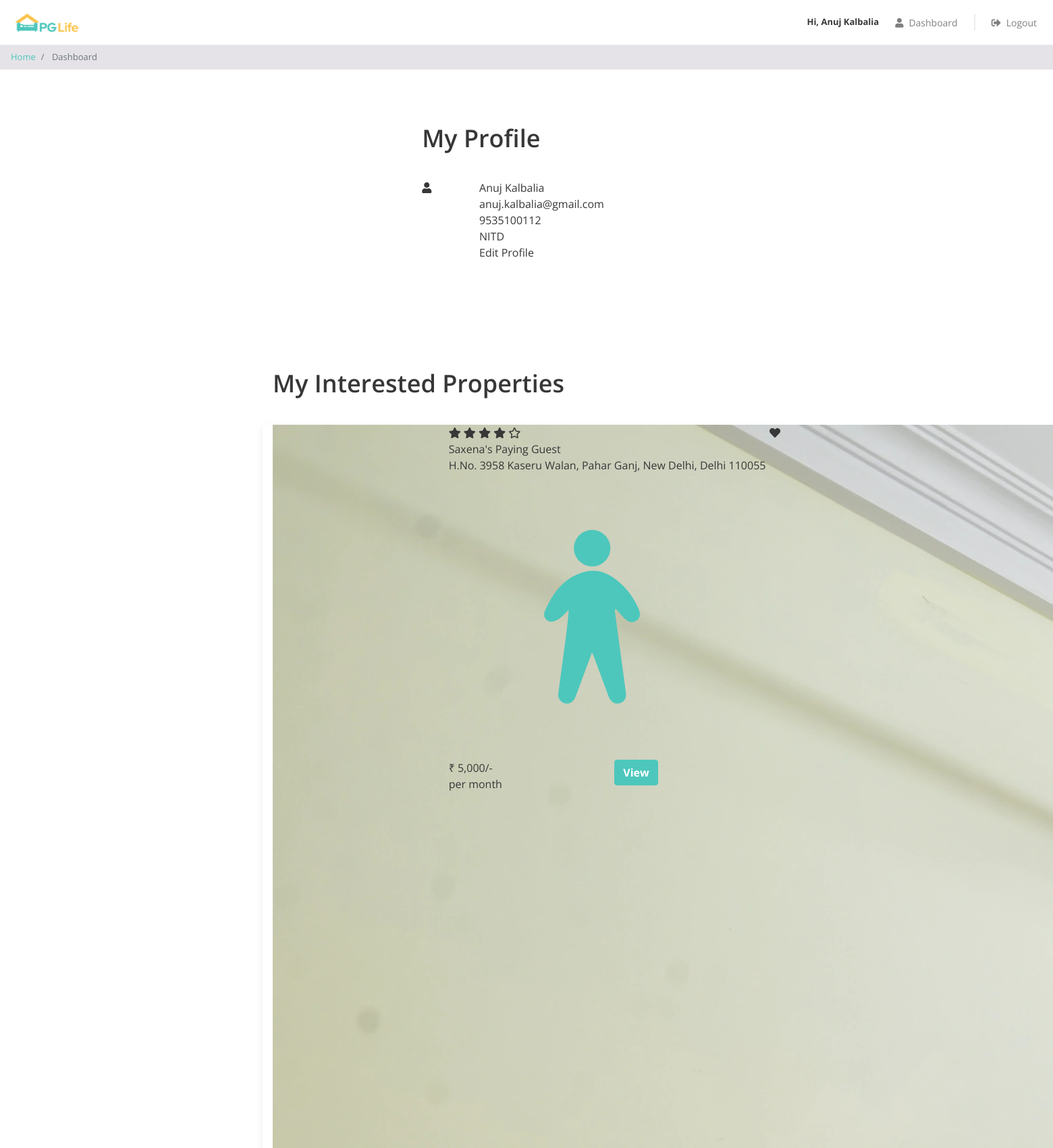
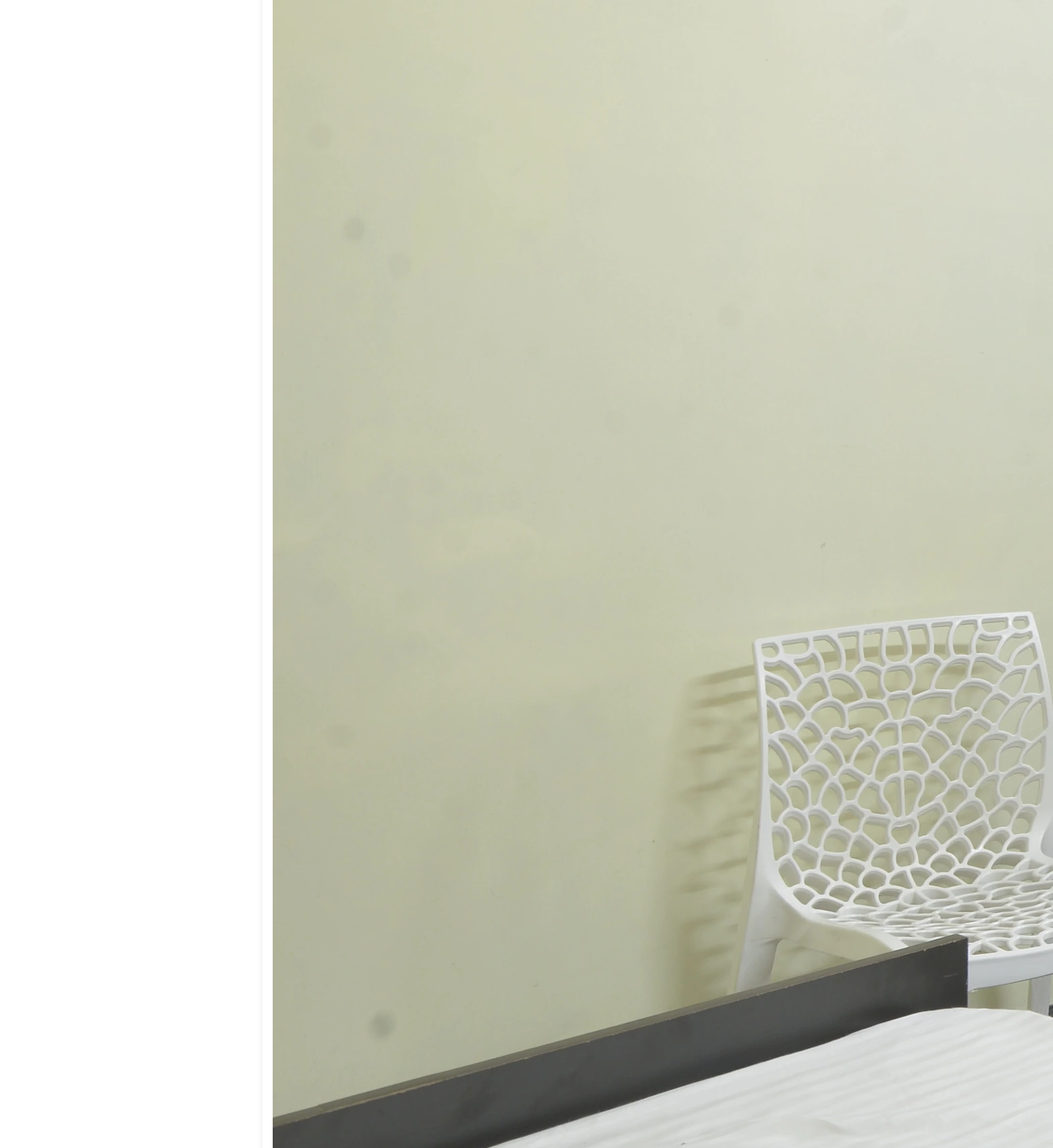
/dashboard.php (signed in, upper part), run on the app's committed database (2 pictures, top to bottom).
### tables this page shows
CREATE TABLE `users` (
  `id` int(11) NOT NULL,
  `email` varchar(100) NOT NULL,
  `password` varchar(100) NOT NULL,
  `full_name` varchar(100) NOT NULL,
  `phone` varchar(20) NOT NULL,
  `gender` enum('male','female') NOT NULL,
  `college_name` varchar(100) NOT NULL
);

CREATE TABLE `interested_users_properties` (
  `id` int(11) NOT NULL,
  `user_id` int(11) NOT NULL,
  `property_id` int(11) NOT NULL
);

CREATE TABLE `properties` (
  `id` int(11) NOT NULL,
  `city_id` int(11) NOT NULL,
  `name` varchar(100) NOT NULL,
  `address` varchar(255) NOT NULL,
  `description` longtext NOT NULL,
  `gender` enum('male','female','unisex') NOT NULL,
  `rent` int(11) NOT NULL,
  `rating_clean` float(2,1) NOT NULL,
  `rating_food` float(2,1) NOT NULL,
  `rating_safety` float(2,1) NOT NULL
);

### dashboard.php (the view, shortened to what this page needs)
<?php
require "includes/database_connect.php";
$user_id = $_SESSION['user_id'];
$sql_1 = "SELECT * FROM users WHERE id = $user_id";
$result_1 = mysqli_query($conn, $sql_1);
$user = mysqli_fetch_assoc($result_1);
$sql_2 = "SELECT *
            FROM interested_users_properties iup
            INNER JOIN properties p ON iup.property_id = p.id
            WHERE iup.user_id = $user_id";
$result_2 = mysqli_query($conn, $sql_2);
$interested_properties = mysqli_fetch_all($result_2, MYSQLI_ASSOC);
?>
<!DOCTYPE html>
<html lang="en">
<head>
    <?php
    include "includes/head_links.php";
    ?>
    <link href="css/dashboard.css" rel="stylesheet" />
</head>
<body>
    <?php
    include "includes/header.php";
    ?>
    <nav aria-label="breadcrumb">
        <ol class="breadcrumb py-2">
            <li class="breadcrumb-item">
                <a href="index.php">Home</a>
            </li>
            <li class="breadcrumb-item active" aria-current="page">
                Dashboard
            </li>
        </ol>
    </nav>
    <div class="my-profile page-container">
        <h1>My Profile</h1>
        <div class="row">
            <div class="col-md-3 profile-img-container">
                <i class="fas fa-user profile-img"></i>
            </div>
            <div class="col-md-9">
                <div class="row no-gutters justify-content-between align-items-end">
                    <div class="profile">
                        <div class="name"><?= $user['full_name'] ?></div>
                        <div class="email"><?= $user['email'] ?></div>
                        <div class="phone"><?= $user['phone'] ?></div>
                        <div class="college"><?= $user['college_name'] ?></div>
                    </div>
                    <div class="edit">
                        <div class="edit-profile">Edit Profile</div>
                    </div>
                </div>
            </div>
        </div>
    </div>
    <?php
    if (count($interested_properties) > 0) {
    ?>
        <div class="my-interested-properties">
            <div class="page-container">
                <h1>My Interested Properties</h1>
                <?php
                foreach ($interested_properties as $property) {
                    $property_images = glob("img/properties/" . $property['id'] . "/*");
                ?>
                    <div class="property-card property-id-<?= $property['id'] ?> row">
                        <div class="image-container col-md-4">
                            <img src="<?= $property_images[0] ?>" />
                        </div>
                        <div class="content-container col-md-8">
                            <div class="row no-gutters justify-content-between">
                                <?php
                                $total_rating = ($property['rating_clean'] + $property['rating_food'] + $property['rating_safety']) / 3;
                                $total_rating = round($total_rating, 1);
                                ?>
                                <div class="star-container" title="<?= $total_rating ?>">
                                    <?php
                                    $rating = $total_rating;
                                    for ($i = 0; $i < 5; $i++) {
                                        if ($rating >= $i + 0.8) {
                                    ?>
                                            <i class="fas fa-star"></i>
                                        <?php
                                        } elseif ($rating >= $i + 0.3) {
                                        ?>
                                            <i class="fas fa-star-half-alt"></i>
                                        <?php
                                        } else {
                                        ?>
                                            <i class="far fa-star"></i>
                                    <?php
                                        }
                                    }
                                    ?>
                                </div>
                                <div class="interested-container">
                                    <i class="is-interested-image fas fa-heart" property_id="<?= $property['id'] ?>"></i>
                                </div>
                            </div>
                            <div class="detail-container">
                                <div class="property-name"><?= $property['name'] ?></div>
                                <div class="property-address"><?= $property['address'] ?></div>
                                <div class="property-gender">
                                    <?php
                                    if ($property['gender'] == "male") {
                                    ?>
                                        <img src="img/male.png">
                                    <?php
                                    } elseif ($property['gender'] == "female") {
                                    ?>
                                        <img src="img/female.png">
                                    <?php
                                    } else {
                                    ?>
                                        <img src="img/unisex.png">
                                    <?php
                                    }
                                    ?>
                                </div>
                            </div>
                            <div class="row no-gutters">
                                <div class="rent-container col-6">
                                    <div class="rent">₹ <?= number_format($property['rent']) ?>/-</div>
                                    <div class="rent-unit">per month</div>
                                </div>
                                <div class="button-container col-6">
                                    <a href="property_detail.php?property_id=<?= $property['id'] ?>" class="btn btn-primary">View</a>
                                </div>
                            </div>
                        </div>
                    </div>
                <?php
                }
                ?>
            </div>
        </div>
    <?php
    }
    ?>
</body>
</html>

### css/common.css (style rules this page uses)
* { box-sizing: border-box; font-family: 'Open Sans', sans-serif; }
html, body { height: 100%; }
body { color: #373737; font-size: 16px; position: relative; display: flex; flex-direction: column; }
h1, h2, h3, h4, h5, h6 { font-weight: 600; }
h1 { font-size: 36px; margin-bottom: 40px; }
.btn-primary, .btn-warning, .btn-danger { color: white; font-weight: bold; }
.breadcrumb { background-color: #e5e3e8; font-size: 13px; border-radius: 0px; margin-bottom: 0px; }
.page-container { max-width: 800px; padding: 80px 24px; margin: auto; }

### css/dashboard.css (style rules this page uses)
body { background-color: #ffffff; font-family: Arial, sans-serif; }
.property-card { background: #fff; border-radius: 4px; box-shadow: 0 4px 12px rgba(0,0,0,0.08); }

### data on the page
users: full_name "Anuj Kalbalia", email "anuj.kalbalia@gmail.com", phone "9535100112", college_name "NITD"
interested_users_properties: property.name "Saxena's Paying Guest", property.address "H.No. 3958 Kaseru Walan, Pahar Ganj, New Delhi, Delhi 110055", property.rent "5,000"

### other printed values
$_SESSION["full_name"] "Anuj Kalbalia"
